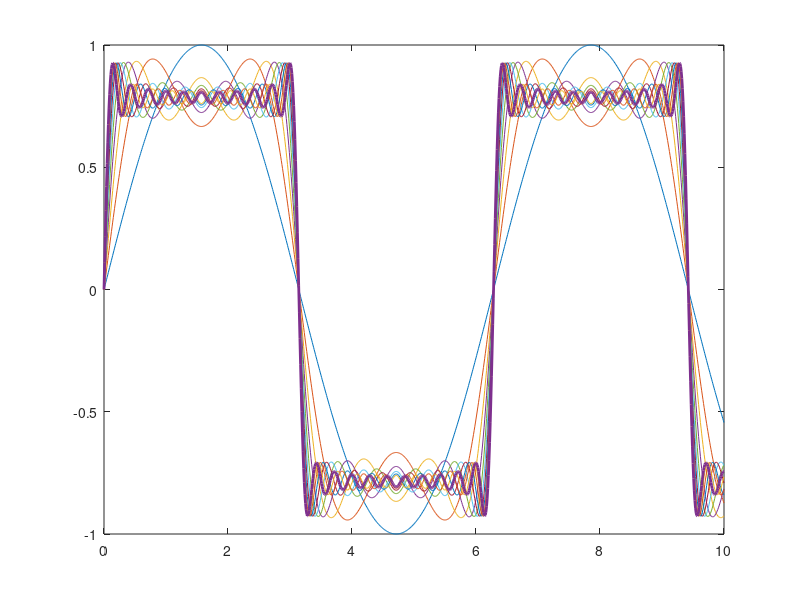

Reproduce this figure in MATLAB.
t=(0:0.01:10)';
s=0;
for i=1:2:21
s= s+sin(i.*t)/i;
if i<21
    plot(t,s)
    hold on
else
    plot(t,s,'LineWidth',2)
    hold off
end
end
